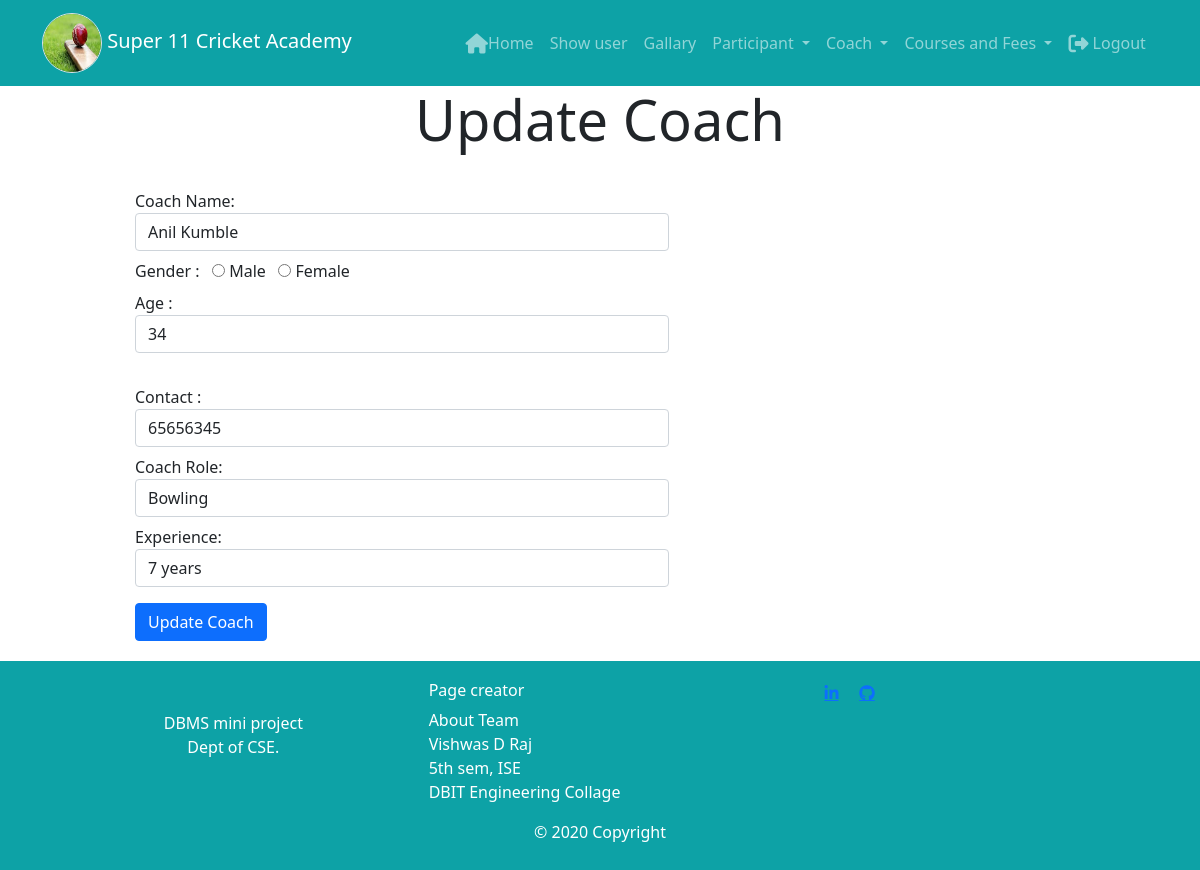
Page /update_coach.php?id=8 on the committed database.
### tables this page shows
CREATE TABLE `coaches` (
  `c_id` int(100) NOT NULL,
  `c_name` varchar(40) NOT NULL,
  `gender` varchar(10) NOT NULL,
  `age` int(10) NOT NULL,
  `contact` bigint(100) NOT NULL,
  `c_role` varchar(30) NOT NULL,
  `about` varchar(100) NOT NULL,
  `c_d` date NOT NULL
);

### update_coach.php (the view, shortened to what this page needs)
<?php
    $connection = mysqli_connect ("localhost","root","");
    $c_name = "";
    $age = "";
    $contact = "";
    $c_role = "";
    $about = "";
    $query = "select * from coaches where c_id = $_GET[id]";
    $query_run = mysqli_query($connection,$query);
    while($row = mysqli_fetch_assoc($query_run))
    {
        $c_name = $row['c_name'];
        $age = $row['age'];
        $contact = $row['contact'];
        $c_role = $row['c_role'];
        $about = $row['about'];
    }
?>
<!doctype html>
<html lang="en">
<head>
  <link href="https://cdn.jsdelivr.net/npm/bootstrap@5.0.0-beta1/dist/css/bootstrap.min.css" rel="stylesheet"
>
  <link rel="stylesheet" href="Css/style.css">
</head>
<body>
  <nav class="navbar navbar-dark navbar-expand-sm" style="background-color: #0DA2A6" ;>
    <div class=" container">
      <a class="navbar-brand" href=""><img src="Images/cricket.jpeg" alt="" class="rounded-circle border" height="60"
          width="60">
        Super 11 Cricket Academy</a>
      <ul class="nav navbar-nav navbar navbar-right">
        <li class="nav-item active"><a class="nav-link" href="admin_dashboard.php"><i
              class="fa fa-home fa-lg"></i>Home</a></li>
        <li class="nav-item "><a class="nav-link" href="show_user.php">Show user</a></li>
        <li class="nav-item "><a class="nav-link" href="gallary.php">Gallary</a></li>
        <li class="nav-item dropdown">
          <a class="nav-link dropdown-toggle" href="#" id="navbarDropdown" role="button" data-bs-toggle="dropdown"
            aria-expanded="false">
            Participant
          </a>
        </li>
        <li class="nav-item dropdown">
          <a class="nav-link dropdown-toggle" href="#" id="navbarDropdown" role="button" data-bs-toggle="dropdown"
            aria-expanded="false">
            Coach
          </a>
        </li>
        <li class="nav-item dropdown">
          <a class="nav-link dropdown-toggle" href="#" id="navbarDropdown" role="button" data-bs-toggle="dropdown"
            aria-expanded="false">
            Courses and Fees
          </a>
        </li>
        <li class="nav-item "><a class="nav-link btn-pd" href="logout.php"> <i class="fa fa-sign-out fa-lg"></i>
            Logout</a></li> &nbsp
      </ul>
    </div>
  </nav>
  <h1 class="display-4" style="text-align:center">Update Coach</h1>
  <div class="">
    <div class="container pd">
      <div class="row col-12">
        <div class="offset-1 col-6">
          <form action="" method="post">
            <div class="form-group my-2">
              <label for="Name"> Coach Name:</label>
              <input type="text" name="c_name" class="form-control" placeholder="Name" id="Name" required=""
                value="<?php echo $c_name?>">
            </div>
            <div class="form-group my-2">
              <label> Gender : </label> &nbsp
              <input type="radio" id="male" name="gender" value="male" required="">
              <label for="male"> Male </label> &nbsp
              <input type="radio" id="female" name="gender" value="female" required="">
              <label for="female"> Female </label><br>
            </div>
            <div class="form-group my-2">
              <label>Age :</label>
              <input type="number" name="age" class="form-control" required="" placeholder="Age"
                value="<?php echo $age ?>">
              <br>
            </div>
            <div class="form-group my-2">
              <label for="numb"> Contact :</label>
              <input type="number" name="contact" class="form-control" placeholder="Phone Number" max="9999999999"
                id="numb" required="" value="<?php echo $contact ?>">
            </div>
            <div class="form-group my-2">
              <label for="numb"> Coach Role:</label>
              <input type="text" name="c_role" class="form-control" placeholder="Coach Role" id="numb" required=""
                value="<?php echo $c_role?>">
            </div>
            <div class="form-group my-2">
              <label for="about">Experience:</label>
              <input type="text" name="about" class="form-control" required="" placeholder="Experience" id="about"
                value="<?php echo $about?>">
            </div>
            <button type="submit" name="submit" class="btn btn-primary mt-2">Update Coach</button>
          </form>
        </div>
      </div>
    </div>
  </div>
  <footer class="footer">
    <div class="container-fluid">
      <div class="row">
        <div class="offset-1 col-lg-2 align-self-center">
          <div class="text-center">
            <p>
              DBMS mini project <br>
              Dept of CSE.
            </p>
          </div>
        </div>
        <div class="offset-1 col-lg-3">
          <h6>Page creator</h6>
          <h7>About Team</h7><br>
          Vishwas D Raj <br>
          5th sem, ISE<br>
          DBIT Engineering Collage<br>
        </div>
        <div class="col-lg-3 col-sm-5 offset-1">
          &nbsp &nbsp &nbsp &nbsp<a href="" class="fa fa-linkedin"></a> &nbsp &nbsp
          <a href="" class="fa fa-github"></a>
        </div>
      </div>
    </div>
    <div class="footer-copyright text-center py-3">© 2020 Copyright
    </div>
  </footer>
</body>
</html>

### Css/style.css (style rules this page uses)
.footer { color: white; padding: 20px 50px 10px 50px; background-color: #0da2a6; }
.pd { padding-top: 20px; padding-bottom: 20px; }

### rows in the picture
coaches: c_name "Anil Kumble", age "34", contact "65656345", c_role "Bowling", about "7 years"
